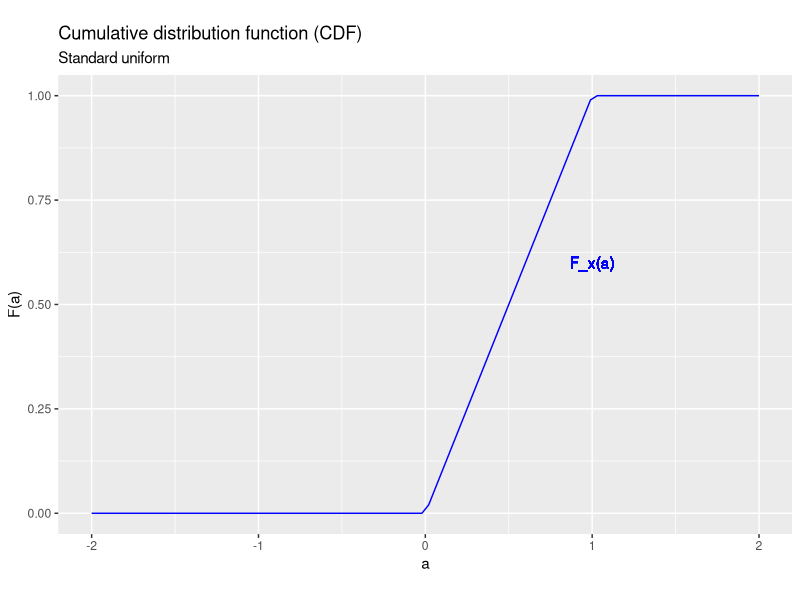
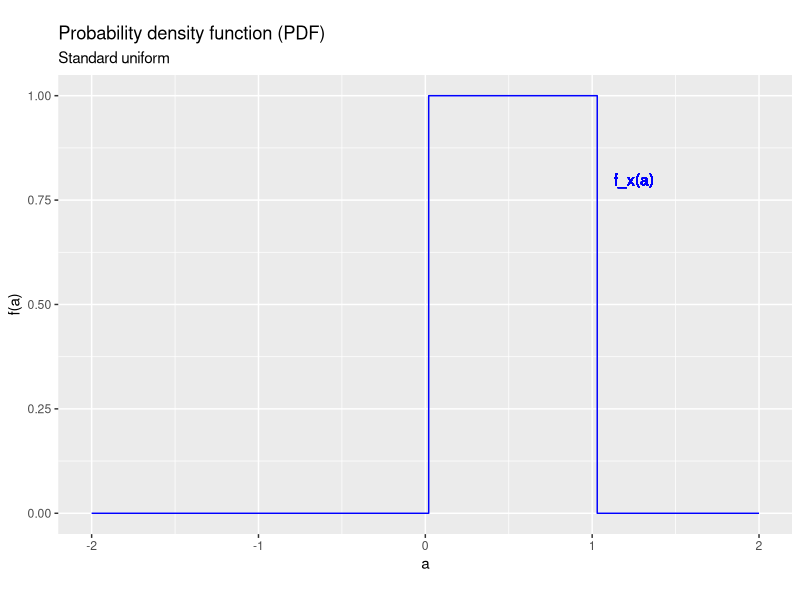
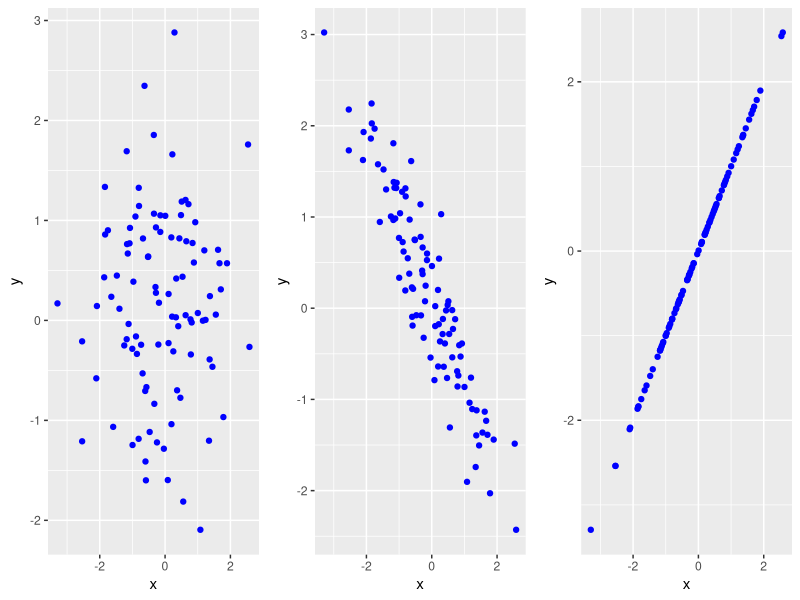
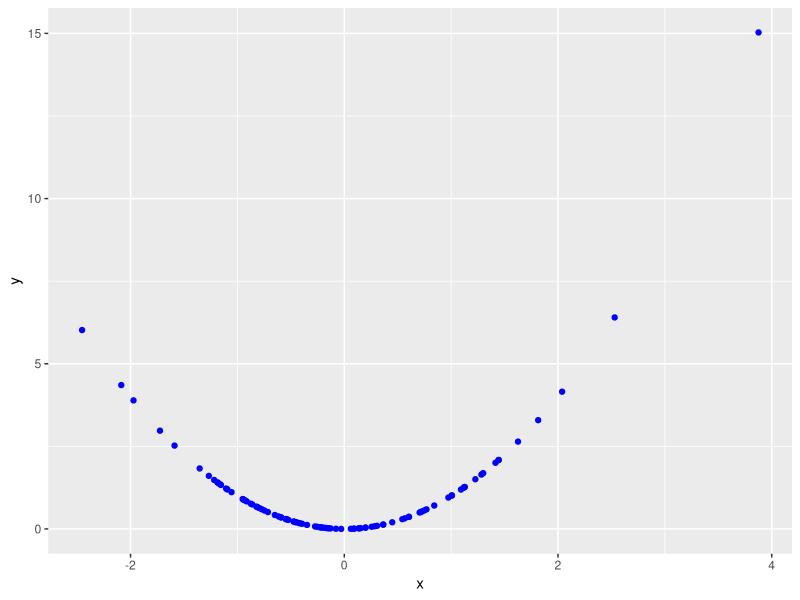

Write the R code that produced these figures, in order.
## ---- chunk 1
knitr::opts_chunk$set(echo = FALSE,
                      prompt = FALSE,
                      tidy = TRUE,
                      collapse = TRUE)
library("tidyverse")
## ---- chunk 2
UniformDist <- tibble(a=seq(from=-2,to=2,length.out=100),
                      Fa=punif(seq(from=-2,to=2,length.out=100)),
                      fa=dunif(seq(from=-2,to=2,length.out=100)))
ggplot(data=UniformDist,mapping=aes(x=a,y=Fa)) +
  geom_line(col = "blue") +
  geom_text(x=1,y=0.6,col="blue",label="F_x(a)") +
  xlab("a") +
  ylab("F(a)") +
  labs(title = "Cumulative distribution function (CDF)", 
       subtitle = "Standard uniform", 
       caption = "", 
       tag = "")
## ---- chunk 3
ggplot(data=UniformDist,mapping=aes(x=a,y=fa)) +
  geom_step(col = "blue") +
  geom_text(x=1.25,y=0.8,col="blue",label="f_x(a)") +
  xlab("a") +
  ylab("f(a)") +
  labs(title = "Probability density function (PDF)", 
       subtitle = "Standard uniform", 
       caption = "", 
       tag = "")
## ---- chunk 4
simdata <- tibble(x = rnorm(100),
                  y1 = rnorm(100),
                  y2 = (-x+0.5*y1)/sqrt(1.25),
                  y3 = x)
p1 <- ggplot(data = simdata, mapping = aes(x = x)) +
  geom_point(aes(y=y1),col="blue") +
  xlab("x") + 
  ylab("y")
p2 <- ggplot(data = simdata, mapping = aes(x = x)) +
  geom_point(aes(y=y2),col="blue") +
  xlab("x") + 
  ylab("y")
p3 <- ggplot(data = simdata, mapping = aes(x = x)) +
  geom_point(aes(y=y3),col="blue") +
  xlab("x") + 
  ylab("y")
library("cowplot")
plot_grid(p1,p2,p3,ncol=3,nrow=1)
## ---- chunk 5
simdata <- tibble(x = rnorm(100),
                  y = x^2)
ggplot(data = simdata, mapping = aes(x = x, y =y)) +
  geom_point(col="blue") +
  xlab("x") + 
  ylab("y")
